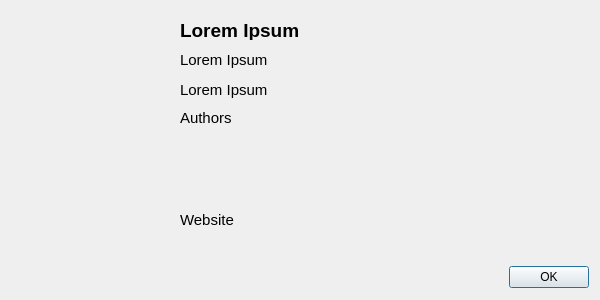
<?xml version="1.0" encoding="UTF-8"?>
<ui version="4.0">
 <class>AboutDialog</class>
 <widget class="QDialog" name="AboutDialog">
  <property name="geometry">
   <rect>
    <x>0</x>
    <y>0</y>
    <width>600</width>
    <height>300</height>
   </rect>
  </property>
  <property name="sizePolicy">
   <sizepolicy hsizetype="Fixed" vsizetype="Fixed">
    <horstretch>0</horstretch>
    <verstretch>0</verstretch>
   </sizepolicy>
  </property>
  <property name="windowTitle">
   <string>About Resauce</string>
  </property>
  <widget class="QLabel" name="nameLabel">
   <property name="geometry">
    <rect>
     <x>180</x>
     <y>20</y>
     <width>240</width>
     <height>20</height>
    </rect>
   </property>
   <property name="font">
    <font>
     <pointsize>14</pointsize>
     <weight>75</weight>
     <italic>false</italic>
     <bold>true</bold>
     <underline>false</underline>
    </font>
   </property>
   <property name="text">
    <string>Lorem Ipsum</string>
   </property>
   <property name="textFormat">
    <enum>Qt::AutoText</enum>
   </property>
   <property name="alignment">
    <set>Qt::AlignLeading|Qt::AlignLeft|Qt::AlignVCenter</set>
   </property>
  </widget>
  <widget class="QLabel" name="buildLabel">
   <property name="geometry">
    <rect>
     <x>180</x>
     <y>80</y>
     <width>240</width>
     <height>20</height>
    </rect>
   </property>
   <property name="font">
    <font>
     <pointsize>11</pointsize>
     <weight>50</weight>
     <bold>false</bold>
    </font>
   </property>
   <property name="text">
    <string>Lorem Ipsum</string>
   </property>
   <property name="textFormat">
    <enum>Qt::PlainText</enum>
   </property>
   <property name="alignment">
    <set>Qt::AlignLeading|Qt::AlignLeft|Qt::AlignVCenter</set>
   </property>
   <property name="wordWrap">
    <bool>false</bool>
   </property>
  </widget>
  <widget class="QLabel" name="imageLabel">
   <property name="geometry">
    <rect>
     <x>20</x>
     <y>20</y>
     <width>128</width>
     <height>128</height>
    </rect>
   </property>
   <property name="pixmap">
    <pixmap>../res/icon.png</pixmap>
   </property>
  </widget>
  <widget class="QLabel" name="authorLabel">
   <property name="geometry">
    <rect>
     <x>180</x>
     <y>110</y>
     <width>401</width>
     <height>16</height>
    </rect>
   </property>
   <property name="font">
    <font>
     <pointsize>11</pointsize>
     <weight>50</weight>
     <bold>false</bold>
    </font>
   </property>
   <property name="text">
    <string>Authors</string>
   </property>
   <property name="textFormat">
    <enum>Qt::PlainText</enum>
   </property>
   <property name="alignment">
    <set>Qt::AlignLeading|Qt::AlignLeft|Qt::AlignVCenter</set>
   </property>
   <property name="wordWrap">
    <bool>false</bool>
   </property>
  </widget>
  <widget class="QLabel" name="licenseLabel">
   <property name="geometry">
    <rect>
     <x>180</x>
     <y>155</y>
     <width>231</width>
     <height>41</height>
    </rect>
   </property>
   <property name="font">
    <font>
     <pointsize>11</pointsize>
     <weight>50</weight>
     <bold>false</bold>
    </font>
   </property>
   <property name="text">
    <string/>
   </property>
   <property name="textFormat">
    <enum>Qt::PlainText</enum>
   </property>
   <property name="alignment">
    <set>Qt::AlignLeading|Qt::AlignLeft|Qt::AlignVCenter</set>
   </property>
   <property name="wordWrap">
    <bool>false</bool>
   </property>
  </widget>
  <widget class="QLabel" name="versionLabel">
   <property name="geometry">
    <rect>
     <x>180</x>
     <y>50</y>
     <width>240</width>
     <height>20</height>
    </rect>
   </property>
   <property name="font">
    <font>
     <pointsize>11</pointsize>
     <weight>50</weight>
     <bold>false</bold>
    </font>
   </property>
   <property name="text">
    <string>Lorem Ipsum</string>
   </property>
   <property name="textFormat">
    <enum>Qt::PlainText</enum>
   </property>
   <property name="alignment">
    <set>Qt::AlignLeading|Qt::AlignLeft|Qt::AlignVCenter</set>
   </property>
   <property name="wordWrap">
    <bool>false</bool>
   </property>
  </widget>
  <widget class="QDialogButtonBox" name="okbutton">
   <property name="geometry">
    <rect>
     <x>508</x>
     <y>264</y>
     <width>81</width>
     <height>26</height>
    </rect>
   </property>
   <property name="standardButtons">
    <set>QDialogButtonBox::Ok</set>
   </property>
  </widget>
  <widget class="QLabel" name="website">
   <property name="geometry">
    <rect>
     <x>180</x>
     <y>210</y>
     <width>411</width>
     <height>20</height>
    </rect>
   </property>
   <property name="font">
    <font>
     <pointsize>11</pointsize>
     <weight>50</weight>
     <bold>false</bold>
    </font>
   </property>
   <property name="text">
    <string>Website</string>
   </property>
   <property name="textFormat">
    <enum>Qt::PlainText</enum>
   </property>
   <property name="alignment">
    <set>Qt::AlignLeading|Qt::AlignLeft|Qt::AlignVCenter</set>
   </property>
   <property name="wordWrap">
    <bool>false</bool>
   </property>
  </widget>
 </widget>
 <resources/>
 <connections>
  <connection>
   <sender>okbutton</sender>
   <signal>clicked(QAbstractButton*)</signal>
   <receiver>AboutDialog</receiver>
   <slot>close()</slot>
   <hints>
    <hint type="sourcelabel">
     <x>402</x>
     <y>229</y>
    </hint>
    <hint type="destinationlabel">
     <x>224</x>
     <y>124</y>
    </hint>
   </hints>
  </connection>
 </connections>
</ui>
